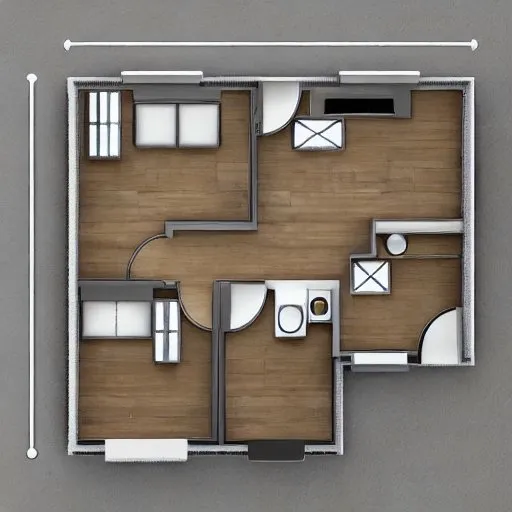
#> input picture assets/isometric_render.jpg, 512 x 512 px
$ python main.py --input assets/isometric_render.jpg
#> lines starting #> are read from the running program, lines starting #| are printed output that depends on the picture; after the words box and inside, x2 and y2 are one past the last pixel; in counts of white or black regions, pixels touching at a corner belong together
### src/floorplan/ocr.py
"""
ocr.py — extract room-label text from a floorplan image using Tesseract.

Key improvements over v1
------------------------
- Deduplicates by (text, grid-position) not just text — so two rooms
  both labelled "BEDROOM" are each detected independently.
- Normalises OCR noise tokens (dashes, symbols) before dedup so they
  don't crowd out real labels.
- Runs multiple preprocessing passes with different scales and PSM modes
  so it handles any scan quality, font size or contrast.
"""
from __future__ import annotations
from .classify import OCR_LABEL_MAP
import re
import cv2
import numpy as np
import pytesseract
from pytesseract import Output


def extract_labels(image_bgr: np.ndarray, min_length: int = 2) -> list[dict]:
    """
    Run multiple OCR passes on *image_bgr* and return all detected text regions.

    Returns
    -------
    list of dicts — keys: text, x, y, w, h  (original image coordinates)
    """
    gray = cv2.cvtColor(image_bgr, cv2.COLOR_BGR2GRAY)
    candidates = _make_candidates(gray)

    all_labels: list[dict] = []
    # Dedup key = (normalised_text, grid_col, grid_row)
    # Grid bucket size = 5% of image dimension so two rooms with the same
    # label in different areas of the plan are both kept.
    bucket_w = max(20, image_bgr.shape[1] // 20)
    bucket_h = max(20, image_bgr.shape[0] // 20)
    seen: set[tuple] = set()

    for img_variant, scale in candidates:
        labels = _run_tesseract(img_variant, scale, min_length)
        for label in labels:
            text = label["text"]
            gc = label["x"] // bucket_w
            gr = label["y"] // bucket_h
            key = (text, gc, gr)
            if key not in seen:
                seen.add(key)
                all_labels.append(label)

    # Merge adjacent tokens that form known multi-word labels (e.g. LIVING + ROOM)
    all_labels = _merge_adjacent_tokens(all_labels)

    # Spatial dedup — if two labels with same text overlap heavily, keep one
    all_labels = _spatial_dedup(all_labels)

    return all_labels


# ---------------------------------------------------------------------------
# Internal helpers
# ---------------------------------------------------------------------------

def _make_candidates(gray: np.ndarray) -> list[tuple]:
    """
    Return [(preprocessed_image, scale_factor), ...] to try OCR on.
    scale_factor maps detected coordinates back to original image space.
    """
    candidates = []

    # Pass 1 — original size, binary threshold
    _, t1 = cv2.threshold(gray, 150, 255, cv2.THRESH_BINARY)
    candidates.append((t1, 1.0))

    # Pass 2 — 2x upscale + fixed binary threshold (catches small text)
    big2 = cv2.resize(gray, None, fx=2, fy=2, interpolation=cv2.INTER_CUBIC)
    _, t2 = cv2.threshold(big2, 150, 255, cv2.THRESH_BINARY)
    candidates.append((t2, 2.0))

    # Pass 3 — 2x upscale + Otsu (adapts to varying contrast)
    _, t3 = cv2.threshold(big2, 0, 255, cv2.THRESH_BINARY + cv2.THRESH_OTSU)
    candidates.append((t3, 2.0))

    # Pass 4 — 3x upscale + Otsu (catches very small text)
    big3 = cv2.resize(gray, None, fx=3, fy=3, interpolation=cv2.INTER_CUBIC)
    _, t4 = cv2.threshold(big3, 0, 255, cv2.THRESH_BINARY + cv2.THRESH_OTSU)
    candidates.append((t4, 3.0))

    # Pass 5 — CLAHE equalisation + 2x upscale (handles low contrast scans)
    clahe = cv2.createCLAHE(clipLimit=2.0, tileGridSize=(8, 8))
    eq    = clahe.apply(gray)
    big_eq = cv2.resize(eq, None, fx=2, fy=2, interpolation=cv2.INTER_CUBIC)
    _, t5 = cv2.threshold(big_eq, 0, 255, cv2.THRESH_BINARY + cv2.THRESH_OTSU)
    candidates.append((t5, 2.0))

    return candidates


def _run_tesseract(img: np.ndarray, scale: float, min_length: int) -> list[dict]:
    """
    Run Tesseract with multiple PSM modes and return merged results.
    PSM 6  = assume uniform text block
    PSM 11 = sparse text — find as much as possible
    PSM 12 = sparse text + OSD
    """
    labels: list[dict] = []
    seen: set[str] = set()

    for psm in [6, 11, 12]:
        config = f"--psm {psm}"
        try:
            data = pytesseract.image_to_data(img, output_type=Output.DICT, config=config)
        except Exception:
            continue

        for i, raw_text in enumerate(data["text"]):
            text = raw_text.strip().upper()
            if len(text) <= min_length:
                continue
            if _is_noise(text):
                continue

            # Per-pass dedup (avoid duplicating within the same image variant)
            if text in seen:
                continue
            seen.add(text)

            labels.append({
                "text": text,
                "x":    int(data["left"][i]  / scale),
                "y":    int(data["top"][i]   / scale),
                "w":    int(data["width"][i] / scale),
                "h":    int(data["height"][i]/ scale),
            })

    return labels

# [94 lines left out: functions _is_noise, _merge_adjacent_tokens, _spatial_dedup, not called in this run]

### main.py
"""
main.py — CLI entry point for the floorplan AI pipeline.
"""
import argparse, sys
import numpy as np
from pathlib import Path
import cv2, yaml

def load_config(path):
    with open(path) as f:
        return yaml.safe_load(f)

def run(input_path, config, render):
    from src.floorplan.ocr          import extract_labels
    from src.floorplan.walls        import extract_walls
    from src.floorplan.segment      import segment_rooms
    from src.floorplan.classify     import colorize_rooms
    from src.floorplan.furniture    import furnish_all, place_room_furniture
    from src.floorplan.draw_symbols import draw_architectural_plan, plan_to_rgb_control

    out_dir = Path(config["output"]["dir"])
    out_dir.mkdir(parents=True, exist_ok=True)
    debug = config["output"]["save_debug"]

    # 1. Load
    color = cv2.imread(input_path)
    if color is None:
        print(f"[ERROR] Cannot read: {input_path}"); sys.exit(1)
    gray = cv2.cvtColor(color, cv2.COLOR_BGR2GRAY)
    print(f"[1/7] Loaded {input_path} ({color.shape[1]}x{color.shape[0]})")

    # 2. OCR
    ocr_labels = extract_labels(color, min_length=config["ocr"]["min_text_length"])
    print(f"[2/7] OCR — {len(ocr_labels)} text regions: "
          f"{[l['text'] for l in ocr_labels]}")

    # 3. Wall extraction
    w = config["walls"]
    wall_mask = extract_walls(gray,
        adaptive_block_size=w["adaptive_block_size"], adaptive_C=w["adaptive_C"],
        morph_kernel=tuple(w["morph_kernel"]), min_component_area=w["min_component_area"],
        min_wall_area=w["min_wall_area"], min_wall_thickness=w["min_wall_thickness"])
    if debug: cv2.imwrite(str(out_dir / "walls_no_text.png"), wall_mask)
    print("[3/7] Wall extraction done")

    # 4. Segment
    rooms = segment_rooms(wall_mask, ocr_labels)
    print(f"[4/7] Segmentation — {len(rooms)} rooms")
    for r in rooms:
        print(f"      {r['type']:<14} area={r['area']:>7}  label='{r['label_text']}'")

    # 5. Colorize
    colored = colorize_rooms(color, rooms)
    cv2.imwrite(str(out_dir / "colored_plan.png"), colored)
    print(f"[5/7] Colored plan saved")

    # 6. Furniture placement
    # Place furniture and collect positions for symbol drawing
    furniture_by_room = []
    for room in rooms:
        items = place_room_furniture(room, wall_mask, None, None)
        print(f"\n{room['type']}:")
        for name, rect in items.items():
            print(f"  {name}: {rect}")
        furniture_by_room.append({"room": room, "items": items})

    furnished = furnish_all(
        rooms, wall_mask,
        door_mask=None, clearance_map=None,
        cfg=config["furniture"],
        original_image=colored,
    )
    cv2.imwrite(str(out_dir / "furnished_plan.png"), furnished)
    print(f"[6/7] Furniture placed")

    print("[7/7] Building architectural line drawing ...")

    line_drawing = draw_architectural_plan(
        wall_mask=wall_mask,
        rooms=rooms,
        furniture_by_room=furniture_by_room,
        target_size=config["render"]["image_size"],
    )

    cv2.imwrite(str(out_dir / "line_drawing.png"), line_drawing)
    print(f"      Line drawing saved -> {out_dir / 'line_drawing.png'}")

    # 7. Optional ControlNet render
    if render:
        from src.floorplan.render import load_pipeline, render_isometric
        rc = config["render"]
        print("[7/7] Building architectural line drawing ...")


        print("[7/7] Loading ControlNet ...")
        pipe, device = load_pipeline()

        line_drawing = cv2.GaussianBlur(line_drawing, (5, 5), 0)
        edges = cv2.Canny(line_drawing, 100, 200)
        line_rgb = cv2.cvtColor(edges, cv2.COLOR_GRAY2RGB)
        line_rgb = cv2.resize(line_rgb, (512, 512))
        result = render_isometric(
            pipe=pipe,
            device=device,
            line_drawing_rgb=line_rgb,
            image_size=rc["image_size"],
            num_inference_steps=rc["num_inference_steps"],
            guidance_scale=rc["guidance_scale"],
            controlnet_conditioning_scale=rc["controlnet_conditioning_scale"],
            seed=rc["seed"],
        )
        rpath = out_dir / "isometric_render.png"
        result.save(str(rpath))
        print(f"[7/7] Render saved -> {rpath}")
    else:
        print("[7/7] Skipped render (use --render to enable)")

    print(f"\nDone. Outputs in: {out_dir.resolve()}")

def main():
    p = argparse.ArgumentParser(description="Floorplan AI")
    p.add_argument("--input",  required=True)
    p.add_argument("--config", default="config.yaml")
    p.add_argument("--render", action="store_true", default=False)
    args = p.parse_args()
    run(args.input, load_config(args.config), args.render)
#> in run, color is the input picture: shape (512, 512, 3); mean B, G, R 112.2, 120.4, 128.2
#> in run, `gray = cv2.cvtColor(color, cv2.COLOR_BGR2GRAY)`:
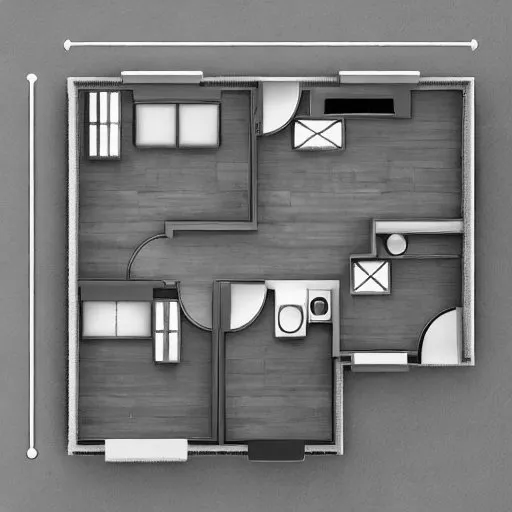
#> gray: shape (512, 512); min 0, max 255, mean 121.7
#| [1/7] Loaded assets/isometric_render.jpg (512x512)
#> in _make_candidates, `_, t1 = cv2.threshold(gray, 150, 255, cv2.THRESH_BINARY)`:
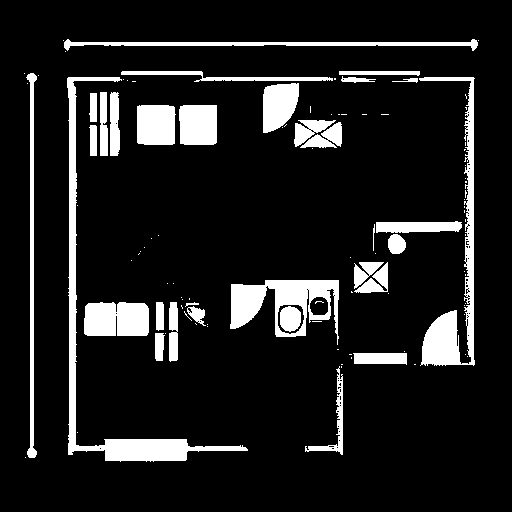
#> t1: shape (512, 512); 11.8% white; 104 white regions (72 under 20 px), largest, box (x1, y1, x2, y2) and area: (67, 77, 248, 462) 5150, (419, 77, 475, 366) 3869, (230, 280, 339, 345) 3328
#> in _make_candidates, `_, t2 = cv2.threshold(big2, 150, 255, cv2.THRESH_BINARY)`:
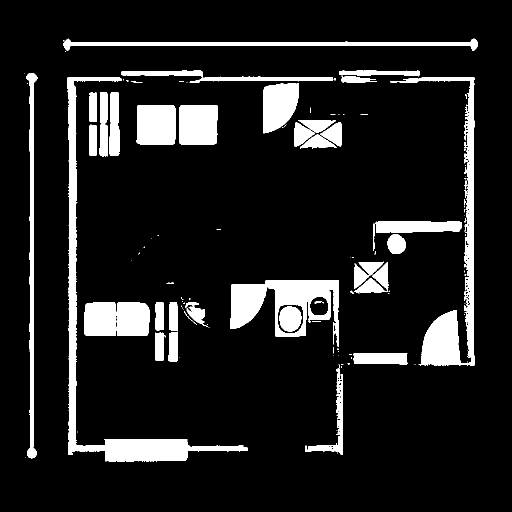
#> t2: shape (1024, 1024) (shown at 1/2 size); 11.9% white; 122 white regions (77 under 20 px), largest, box (x1, y1, x2, y2) and area: (134, 154, 495, 923) 20829, (780, 154, 949, 731) 15854, (461, 560, 678, 694) 13358
#> in _make_candidates, `_, t3 = cv2.threshold(big2, 0, 255, cv2.THRESH_BINARY + cv2.THRESH_OTSU)`:
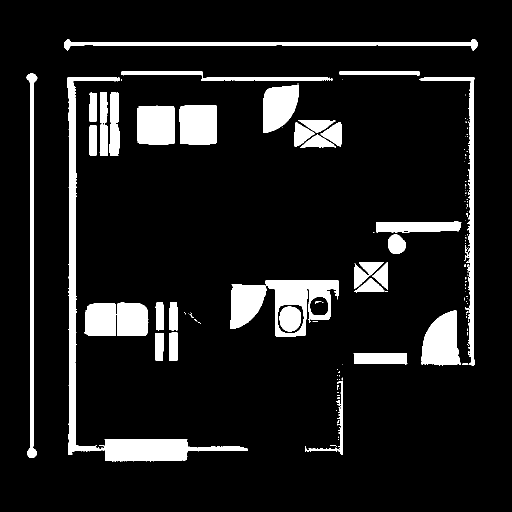
#> t3: shape (1024, 1024) (shown at 1/2 size); 10.6% white; 135 white regions (94 under 20 px), largest, box (x1, y1, x2, y2) and area: (134, 154, 495, 923) 19580, (169, 605, 297, 672) 7780, (531, 560, 678, 674) 7372
#> in _make_candidates, `_, t4 = cv2.threshold(big3, 0, 255, cv2.THRESH_BINARY + cv2.THRESH_OTSU)`:
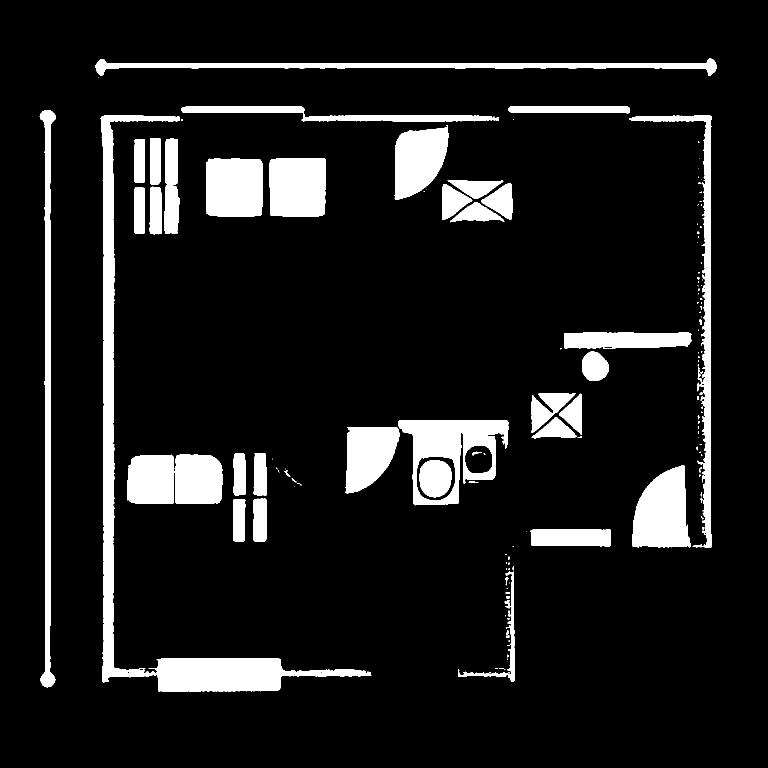
#> t4: shape (1536, 1536) (shown at 1/2 size); 10.6% white; 150 white regions (94 under 20 px), largest, box (x1, y1, x2, y2) and area: (201, 231, 743, 1384) 44067, (796, 841, 1017, 1011) 16675, (1265, 931, 1382, 1096) 14193
#> in _make_candidates, `eq    = clahe.apply(gray)`:
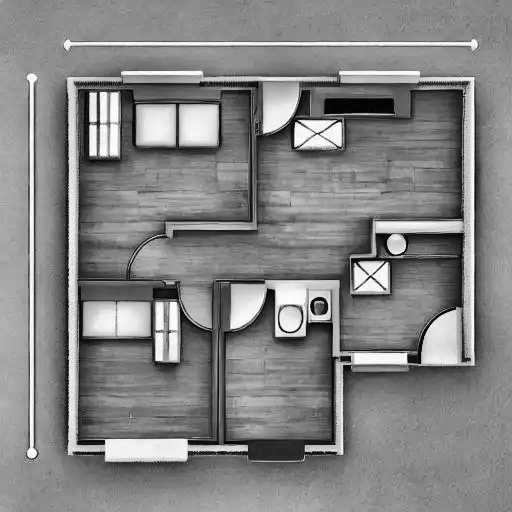
#> eq: shape (512, 512); min 0, max 255, mean 131.8
#> in _make_candidates, `_, t5 = cv2.threshold(big_eq, 0, 255, cv2.THRESH_BINARY + cv2.THRESH_O..`:
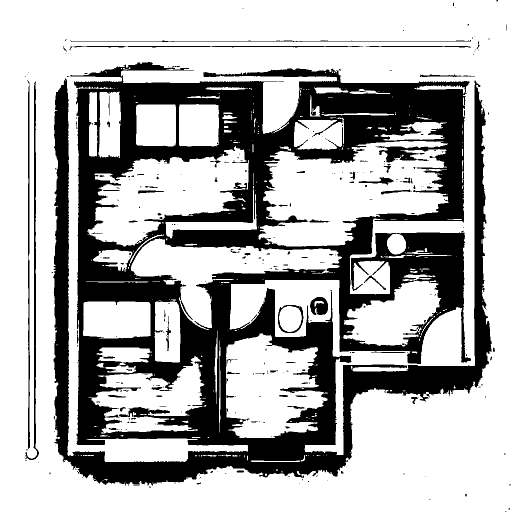
#> t5: shape (1024, 1024) (shown at 1/2 size); 69.3% white; 310 black regions (229 under 20 px), largest, box (x1, y1, x2, y2) and area: (106, 124, 984, 971) 307689, (50, 163, 78, 920) 2876, (56, 170, 60, 898) 2039
#> in extract_labels, `candidates = _make_candidates(gray)`: candidates = 5 items
#> the loop in extract_labels, `for img_variant, scale in candidates:` made 1 pass
#> scale on pass 1: 1
#> after the loop in extract_labels, `for img_variant, scale in candidates:`: all_labels = []; seen = 0 items
#> (the call stopped at in _run_tesseract, `data = pytesseract.image_to_data(img, output_type=Output.DICT, config=..`: pytesseract is not available in this run)

if __name__ == "__main__":
    main()
